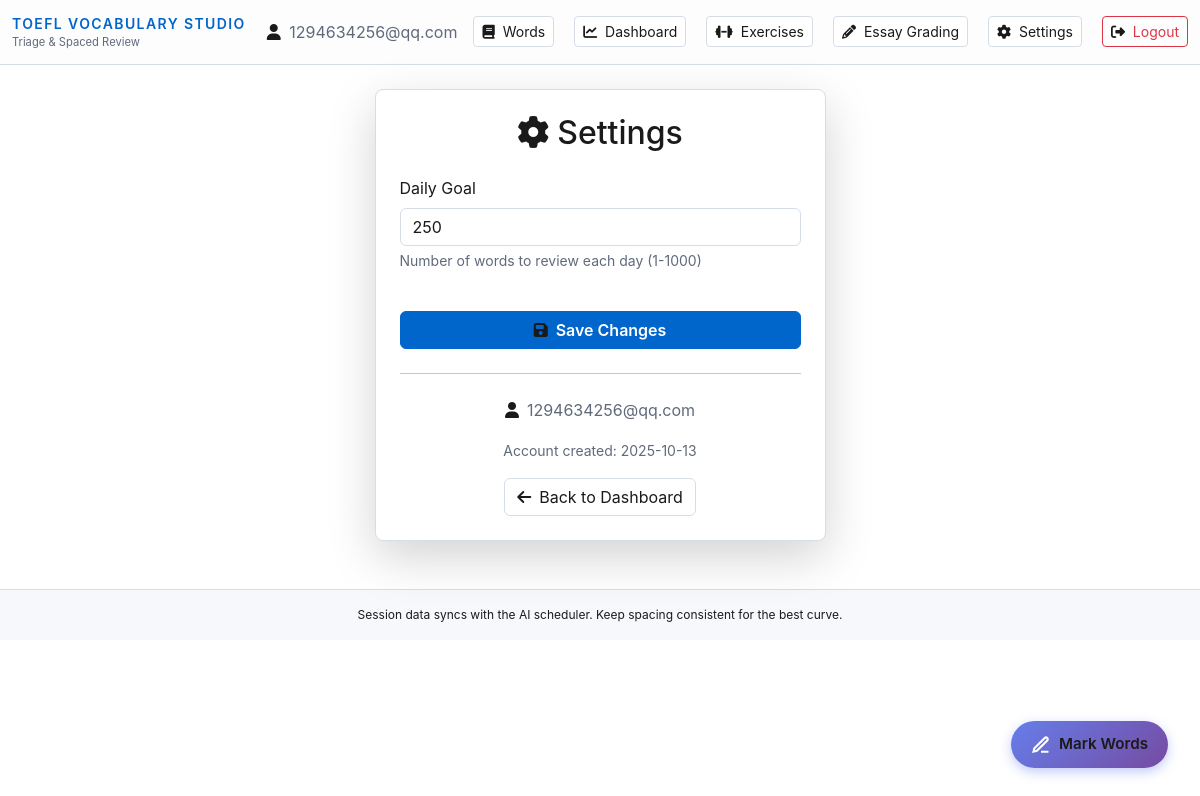
Page /settings (signed in) on the earlier database version.
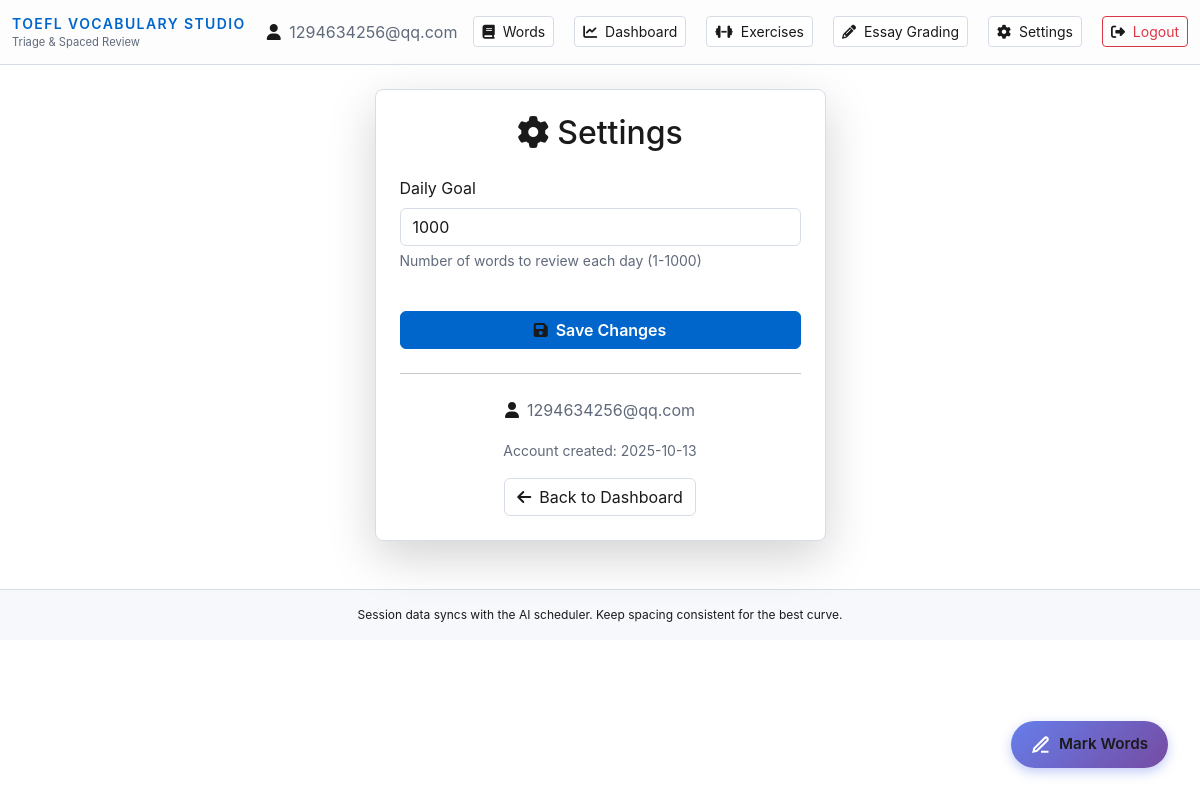
Same page on the later database version.
### models.py (models this page shows, shortened)
class User(db.Model):
    __tablename__ = 'users'
    id = db.Column(db.Integer, primary_key=True, index=True)
    email = db.Column(db.String(255), unique=True, index=True, nullable=False)
    password_hash = db.Column(db.String(255), nullable=False)
    daily_goal = db.Column(db.Integer, default=20, nullable=False)
    created_at = db.Column(db.DateTime(timezone=True), default=utcnow, nullable=False)
    words = db.relationship('UserWord', back_populates='user', cascade='all, delete-orphan')
    reviews = db.relationship('ReviewLog', back_populates='user', cascade='all, delete-orphan')

### app.py (the view, shortened to what this page needs)
@app.route('/settings', methods=['GET', 'POST'])
@login_required
def settings():
    user = get_current_user()
    if not user:
        return redirect(url_for('login'))
    return render_template('settings.html', user=user)

### app.py (called while the page is built)
@app.before_request
def _assign_request_id():
    rid = request.headers.get("X-Request-Id") or request.headers.get("CF-Ray") or uuid4().hex[:12]
    g.request_id = rid
    g._request_start = time.monotonic()

@app.after_request
def _log_request(response):
    start = getattr(g, "_request_start", None)
    if start is not None:
        elapsed_ms = int((time.monotonic() - start) * 1000)
        current_app.logger.info("%s %s -> %s (%sms)", request.method, request.path, response.status_code, elapsed_ms)
    response.headers["X-Request-Id"] = getattr(g, "request_id", "-")
    return response

### utils.py (called while the page is built)
def login_required(f):
    @wraps(f)
    def decorated_function(*args, **kwargs):
        if 'user_id' not in session:
            flash('Please log in to access this page.', 'warning')
            return redirect(url_for('login'))
        return f(*args, **kwargs)
    return decorated_function

def get_current_user():
    user_id = session.get('user_id')
    if user_id:
        return User.query.get(user_id)
    return None

### templates/settings.html (shortened to what this page needs)
{% extends "base.html" %}
{% block content %}
<div class="row justify-content-center">
    <div class="col-md-6 col-lg-5">
        <div class="card shadow-lg p-4">
            <h2 class="text-center mb-4">
                <i class="fas fa-cog me-2"></i>Settings
            </h2>
            <form method="POST" action="{{ url_for('settings') }}">
                <div class="mb-4">
                    <label for="daily_goal" class="form-label">Daily Goal</label>
                    <input type="number" class="form-control" id="daily_goal" name="daily_goal"
                           value="{{ user.daily_goal }}" min="1" max="1000" required>
                    <div class="form-text text-muted">
                        Number of words to review each day (1-1000)
                    </div>
                </div>
                <button type="submit" class="btn btn-primary w-100 mt-3">
                    <i class="fas fa-save me-2"></i>Save Changes
                </button>
            </form>
            <hr class="my-4">
            <div class="text-center">
                <p class="text-muted mb-3">
                    <i class="fas fa-user me-2"></i>{{ user.email }}
                </p>
                <p class="text-muted mb-3">
                    <small>Account created: {{ user.created_at.strftime('%Y-%m-%d') }}</small>
                </p>
                <a href="{{ url_for('main_dashboard') }}" class="btn btn-outline-light">
                    <i class="fas fa-arrow-left me-2"></i>Back to Dashboard
                </a>
            </div>
        </div>
    </div>
</div>
{% endblock %}

### templates/base.html (shortened to what this page needs)
<!DOCTYPE html>
<html lang="en">
<head>
    <link href="https://cdn.jsdelivr.net/npm/bootstrap@5.3.2/dist/css/bootstrap.min.css" rel="stylesheet">
    <link href="https://cdnjs.cloudflare.com/ajax/libs/font-awesome/6.4.0/css/all.min.css" rel="stylesheet">
    <link rel="stylesheet" href="{{ url_for('static', filename='css/unfamiliar_words.css') }}">
</head>
<body>
    <nav class="navbar navbar-light">
        <div class="container-fluid">
            <a class="navbar-brand d-flex flex-column" href="{{ url_for('index') }}">
                <span class="brand-text">TOEFL Vocabulary Studio</span>
                <small class="text-muted" style="font-size: 0.7rem;">Triage & Spaced Review</small>
            </a>
            <div class="d-flex align-items-center gap-3">
                {% if session.user_id %}
                    <span class="text-muted">
                        <i class="fas fa-user me-1"></i>
                        {{ session.user_email }}
                    </span>
                    <a href="{{ url_for('browse_words') }}" class="btn btn-sm btn-outline-light me-1">
                        <i class="fas fa-book me-1"></i> Words
                    </a>
                    <a href="{{ url_for('main_dashboard') }}" class="btn btn-sm btn-outline-light me-1">
                        <i class="fas fa-chart-line me-1"></i> Dashboard
                    </a>
                    <a href="{{ url_for('exercises_hub') }}" class="btn btn-sm btn-outline-light me-1">
                        <i class="fas fa-dumbbell me-1"></i> Exercises
                    </a>
                    <a href="{{ url_for('essay_grading_home') }}" class="btn btn-sm btn-outline-light me-1">
                        <i class="fas fa-pencil-alt me-1"></i> Essay Grading
                    </a>
                    <a href="{{ url_for('settings') }}" class="btn btn-sm btn-outline-light me-1">
                        <i class="fas fa-cog me-1"></i> Settings
                    </a>
                    <a href="{{ url_for('logout') }}" class="btn btn-sm btn-outline-danger">
                        <i class="fas fa-sign-out-alt me-1"></i> Logout
                    </a>
                {% else %}
                    <a href="{{ url_for('login') }}" class="btn btn-sm btn-outline-light">Login</a>
                    <a href="{{ url_for('register') }}" class="btn btn-sm btn-primary">Register</a>
                {% endif %}
            </div>
        </div>
    </nav>
    <main class="container my-4">
        {% block content %}{% endblock %}
    </main>
    <footer class="footer text-center py-3 mt-5">
        <div class="container">
            Session data syncs with the AI scheduler. Keep spacing consistent for the best curve.
        </div>
    </footer>
</body>
</html>

Differences in the rows shown:
changed User "1294634256@qq.com": daily_goal "250" → "1000"
